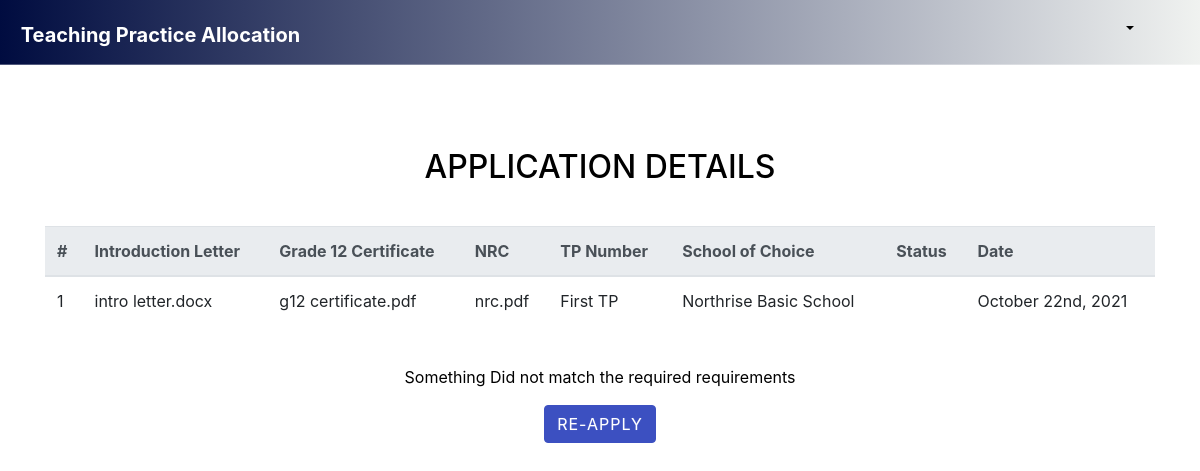
Before: /student/applicationDetails.php?id=1 with the older database file.
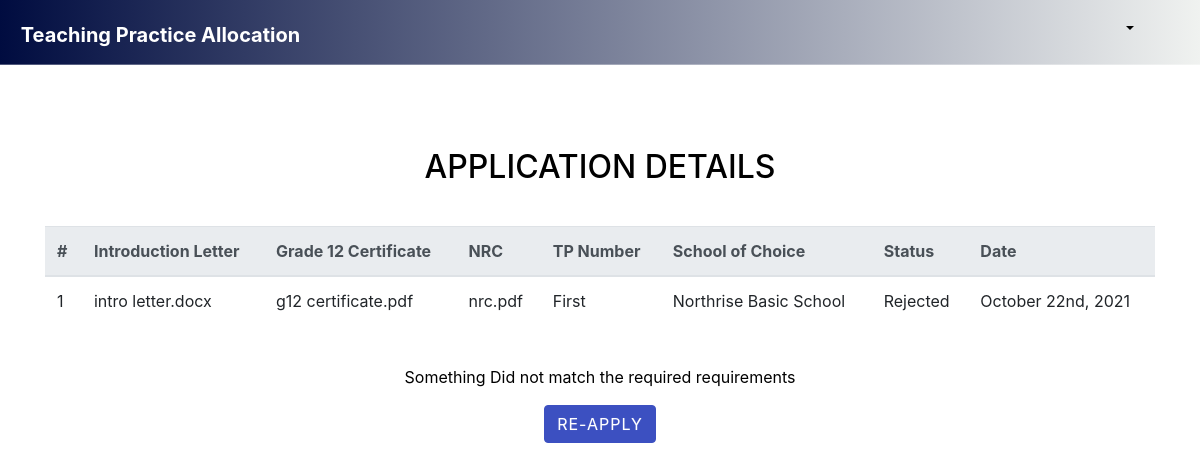
After: the same page with the newer database file.
### tables this page shows
CREATE TABLE IF NOT EXISTS `applications` (
  `id` int(10) NOT NULL AUTO_INCREMENT,
  `letter` varchar(30) NOT NULL,
  `g12` varchar(30) NOT NULL,
  `nrc` varchar(30) NOT NULL,
  `license` varchar(30) NOT NULL,
  `school` varchar(30) NOT NULL,
  `s_email` varchar(30) NOT NULL,
  `tp_number` varchar(10) NOT NULL,
  `date` datetime NOT NULL DEFAULT CURRENT_TIMESTAMP,
  `status` varchar(10) NOT NULL,
  PRIMARY KEY (`id`)
);

### student/applicationDetails.php (the view, shortened to what this page needs)
<!DOCTYPE html>
<?php
include('../includes/connect.php');
?>
<?php include('../includes/home-head.php'); ?>
<h1>Application Details</h1>
<?php
    $id = $_GET['id'];
?>
<div class="container" style="margin-bottom: 10px; color: black; margin-top: 100px;">
    <h2 class="text-center " style="margin-bottom: 40px; color: black; margin-top: 70px;">APPLICATION DETAILS</h2>
        <table class="table table-hover table-stripped">
            <thead class="thead-light">
                <tr>
                    <th scope="col">#</th>
                    <th scope="col">Introduction Letter</th>
                    <th scope="col">Grade 12 Certificate</th>
                    <th scope="col">NRC</th>
                    <th scope="col">TP Number</th>
                    <th scope="col">School of Choice</th>
                    <th scope="col">Status</th>
                    <th scope="col">Date</th>
                </tr>
            </thead>
            <tbody>
                <?php
                    $query = "select * from applications where id ='$id';";
                    $result = mysqli_query($con,$query);
                    $cnt=1;
                    while ($row = mysqli_fetch_array($result)){ ?>
                        <tr>
                            <td><?php echo $cnt;?></td>
                            <td><?php echo $row['letter'];?></td>
                            <td><?php echo $row['g12'];?></td>
                            <td><?php echo $row['nrc'];?></td>
                            <td><?php echo $row['tp_number'];?></td>
                            <td><?php echo $row['school'];?></td>
                            <td><?php echo $row['status'];?></td>
                            <td>
                                <?php
                                    $date = date_create($row['date']);
                                    echo date_format($date, 'F jS, Y');
                                ?>
                            </td>
                        </tr>
                    <?php $cnt++; } ?>
                </tbody>
            </table>
            <br>
            <div>
                <?php
                    $query = "select * from applications where id ='$id';";
                    $result = mysqli_query($con,$query);
                    $row = mysqli_fetch_array($result);
                    $status = $row['status'];
                ?>
            <?php
                if($status == 'Approved'){
                    echo
                    "<div class='d-flex justify-content-center'>
                        <button class='btn btn-primary'>Download Recommendation Letter</button>
                    </div
                    ";
                } else {
                    echo
                    "<div class='text-center'>
                        <div>
                            <p'>Something Did not match the required requirements</p>
                        </div>
                        <a href='apply.php' class='btn btn-primary'>Re-Apply</a>
                    </div
                    ";
                }
            ?>
            </div>
        </div>

Changed rows visible on the page:
changed applications "intro letter.docx": tp_number "First TP" → "First"; status (not shown) → "Rejected"
